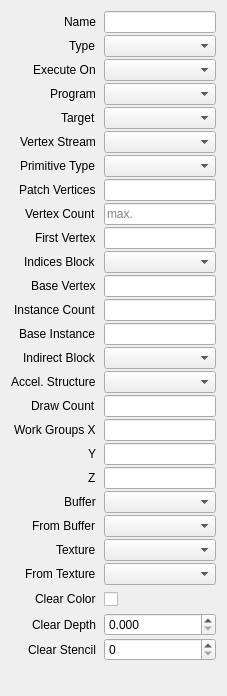
<?xml version="1.0" encoding="UTF-8"?>
<ui version="4.0">
 <class>CallProperties</class>
 <widget class="QWidget" name="CallProperties">
  <property name="geometry">
   <rect>
    <x>0</x>
    <y>0</y>
    <width>227</width>
    <height>696</height>
   </rect>
  </property>
  <layout class="QVBoxLayout">
   <item>
    <layout class="QFormLayout" name="formLayout">
     <property name="labelAlignment">
      <set>Qt::AlignRight|Qt::AlignTrailing|Qt::AlignVCenter</set>
     </property>
     <property name="horizontalSpacing">
      <number>8</number>
     </property>
     <property name="verticalSpacing">
      <number>2</number>
     </property>
     <property name="leftMargin">
      <number>0</number>
     </property>
     <property name="topMargin">
      <number>0</number>
     </property>
     <property name="rightMargin">
      <number>0</number>
     </property>
     <property name="bottomMargin">
      <number>0</number>
     </property>
     <item row="0" column="0">
      <widget class="QLabel" name="labelName">
       <property name="text">
        <string>Name</string>
       </property>
      </widget>
     </item>
     <item row="0" column="1">
      <widget class="QLineEdit" name="name"/>
     </item>
     <item row="1" column="0">
      <widget class="QLabel" name="labelType">
       <property name="text">
        <string>Type</string>
       </property>
      </widget>
     </item>
     <item row="1" column="1">
      <widget class="DataComboBox" name="type"/>
     </item>
     <item row="2" column="0">
      <widget class="QLabel" name="labelExecuteOn">
       <property name="text">
        <string>Execute On</string>
       </property>
      </widget>
     </item>
     <item row="2" column="1">
      <widget class="DataComboBox" name="executeOn"/>
     </item>
     <item row="3" column="0">
      <widget class="QLabel" name="labelProgram">
       <property name="text">
        <string>Program</string>
       </property>
      </widget>
     </item>
     <item row="3" column="1">
      <widget class="ReferenceComboBox" name="program"/>
     </item>
     <item row="4" column="0">
      <widget class="QLabel" name="labelTarget">
       <property name="text">
        <string>Target</string>
       </property>
      </widget>
     </item>
     <item row="4" column="1">
      <widget class="ReferenceComboBox" name="target"/>
     </item>
     <item row="5" column="0">
      <widget class="QLabel" name="labelVertexStream">
       <property name="text">
        <string>Vertex Stream</string>
       </property>
      </widget>
     </item>
     <item row="5" column="1">
      <widget class="ReferenceComboBox" name="vertexStream"/>
     </item>
     <item row="6" column="0">
      <widget class="QLabel" name="labelPrimitiveType">
       <property name="text">
        <string>Primitive Type</string>
       </property>
      </widget>
     </item>
     <item row="6" column="1">
      <widget class="DataComboBox" name="primitiveType"/>
     </item>
     <item row="7" column="0">
      <widget class="QLabel" name="labelPatchVertices">
       <property name="text">
        <string>Patch Vertices</string>
       </property>
      </widget>
     </item>
     <item row="7" column="1">
      <widget class="ExpressionLineEdit" name="patchVertices"/>
     </item>
     <item row="8" column="0">
      <widget class="QLabel" name="labelVertexCount">
       <property name="text">
        <string>Vertex Count</string>
       </property>
      </widget>
     </item>
     <item row="8" column="1">
      <widget class="ExpressionLineEdit" name="vertexCount">
       <property name="placeholderText">
        <string>max.</string>
       </property>
      </widget>
     </item>
     <item row="9" column="0">
      <widget class="QLabel" name="labelFirstVertex">
       <property name="text">
        <string>First Vertex</string>
       </property>
      </widget>
     </item>
     <item row="9" column="1">
      <widget class="ExpressionLineEdit" name="firstVertex"/>
     </item>
     <item row="10" column="0">
      <widget class="QLabel" name="labelIndexBufferBlock">
       <property name="text">
        <string>Indices Block</string>
       </property>
      </widget>
     </item>
     <item row="10" column="1">
      <widget class="ReferenceComboBox" name="indexBufferBlock"/>
     </item>
     <item row="11" column="0">
      <widget class="QLabel" name="labelBaseVertex">
       <property name="text">
        <string>Base Vertex</string>
       </property>
      </widget>
     </item>
     <item row="11" column="1">
      <widget class="ExpressionLineEdit" name="baseVertex"/>
     </item>
     <item row="12" column="0">
      <widget class="QLabel" name="labelInstanceCount">
       <property name="text">
        <string>Instance Count</string>
       </property>
      </widget>
     </item>
     <item row="12" column="1">
      <widget class="ExpressionLineEdit" name="instanceCount"/>
     </item>
     <item row="13" column="0">
      <widget class="QLabel" name="labelBaseInstance">
       <property name="text">
        <string>Base Instance</string>
       </property>
      </widget>
     </item>
     <item row="13" column="1">
      <widget class="ExpressionLineEdit" name="baseInstance"/>
     </item>
     <item row="14" column="1">
      <widget class="ReferenceComboBox" name="indirectBufferBlock"/>
     </item>
     <item row="16" column="0">
      <widget class="QLabel" name="labelDrawCount">
       <property name="text">
        <string>Draw Count</string>
       </property>
      </widget>
     </item>
     <item row="16" column="1">
      <widget class="ExpressionLineEdit" name="drawCount"/>
     </item>
     <item row="17" column="0">
      <widget class="QLabel" name="labelWorkGroupsX">
       <property name="text">
        <string>Work Groups X</string>
       </property>
      </widget>
     </item>
     <item row="17" column="1">
      <widget class="ExpressionLineEdit" name="workGroupsX"/>
     </item>
     <item row="18" column="0">
      <widget class="QLabel" name="labelWorkGroupsY">
       <property name="text">
        <string>Y</string>
       </property>
      </widget>
     </item>
     <item row="18" column="1">
      <widget class="ExpressionLineEdit" name="workGroupsY"/>
     </item>
     <item row="19" column="0">
      <widget class="QLabel" name="labelWorkGroupsZ">
       <property name="text">
        <string>Z</string>
       </property>
      </widget>
     </item>
     <item row="19" column="1">
      <widget class="ExpressionLineEdit" name="workGroupsZ"/>
     </item>
     <item row="20" column="0">
      <widget class="QLabel" name="labelBuffer">
       <property name="text">
        <string>Buffer</string>
       </property>
      </widget>
     </item>
     <item row="20" column="1">
      <widget class="ReferenceComboBox" name="buffer"/>
     </item>
     <item row="21" column="0">
      <widget class="QLabel" name="labelFromBuffer">
       <property name="text">
        <string>From Buffer</string>
       </property>
      </widget>
     </item>
     <item row="21" column="1">
      <widget class="ReferenceComboBox" name="fromBuffer"/>
     </item>
     <item row="22" column="0">
      <widget class="QLabel" name="labelTexture">
       <property name="text">
        <string>Texture</string>
       </property>
      </widget>
     </item>
     <item row="22" column="1">
      <widget class="ReferenceComboBox" name="texture"/>
     </item>
     <item row="23" column="0">
      <widget class="QLabel" name="labelFromTexture">
       <property name="text">
        <string>From Texture</string>
       </property>
      </widget>
     </item>
     <item row="23" column="1">
      <widget class="ReferenceComboBox" name="fromTexture"/>
     </item>
     <item row="24" column="0">
      <widget class="QLabel" name="labelClearColor">
       <property name="text">
        <string>Clear Color</string>
       </property>
      </widget>
     </item>
     <item row="24" column="1">
      <widget class="ColorPicker" name="clearColor">
       <property name="minimumSize">
        <size>
         <width>0</width>
         <height>24</height>
        </size>
       </property>
      </widget>
     </item>
     <item row="25" column="0">
      <widget class="QLabel" name="labelClearDepth">
       <property name="text">
        <string>Clear Depth</string>
       </property>
      </widget>
     </item>
     <item row="25" column="1">
      <widget class="QDoubleSpinBox" name="clearDepth">
       <property name="decimals">
        <number>3</number>
       </property>
       <property name="minimum">
        <double>0.000000000000000</double>
       </property>
       <property name="maximum">
        <double>1.000000000000000</double>
       </property>
       <property name="singleStep">
        <double>0.001000000000000</double>
       </property>
      </widget>
     </item>
     <item row="26" column="0">
      <widget class="QLabel" name="labelClearStencil">
       <property name="text">
        <string>Clear Stencil</string>
       </property>
      </widget>
     </item>
     <item row="26" column="1">
      <widget class="QSpinBox" name="clearStencil">
       <property name="maximum">
        <number>255</number>
       </property>
      </widget>
     </item>
     <item row="14" column="0">
      <widget class="QLabel" name="labelIndirectBufferBlock">
       <property name="text">
        <string>Indirect Block</string>
       </property>
      </widget>
     </item>
     <item row="15" column="0">
      <widget class="QLabel" name="labelAccelerationStructure">
       <property name="text">
        <string>Accel. Structure</string>
       </property>
      </widget>
     </item>
     <item row="15" column="1">
      <widget class="ReferenceComboBox" name="accelerationStructure"/>
     </item>
    </layout>
   </item>
  </layout>
 </widget>
 <customwidgets>
  <customwidget>
   <class>DataComboBox</class>
   <extends>QComboBox</extends>
   <header>widgets//DataComboBox.h</header>
  </customwidget>
  <customwidget>
   <class>ReferenceComboBox</class>
   <extends>QComboBox</extends>
   <header>widgets//ReferenceComboBox.h</header>
  </customwidget>
  <customwidget>
   <class>ColorPicker</class>
   <extends>QCheckBox</extends>
   <header>widgets//ColorPicker.h</header>
  </customwidget>
  <customwidget>
   <class>ExpressionLineEdit</class>
   <extends>QLineEdit</extends>
   <header>widgets//ExpressionLineEdit.h</header>
  </customwidget>
 </customwidgets>
 <resources/>
 <connections/>
</ui>
